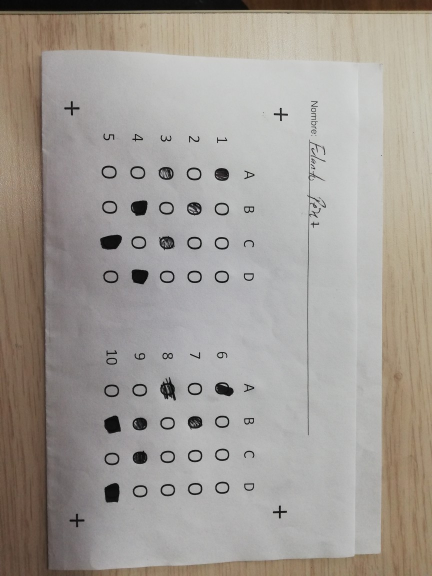
#> input picture 1.jpg, 864 x 1152 px (shown at 1/2 size)
$ python 'parcial (copia).py'
#> lines starting #> are read from the running program, lines starting #| are printed output that depends on the picture; after the words box and inside, x2 and y2 are one past the last pixel; in counts of white or black regions, pixels touching at a corner belong together
### image_transformer.py
from util import *
import numpy as np
import cv2

# Usage:
#     Change main function with ideal arguments
#     Then
#     from image_tranformer import ImageTransformer
#
# Parameters:
#     image_path: the path of image that you want rotated
#     shape     : the ideal shape of input image, None for original size.
#     theta     : rotation around the x axis
#     phi       : rotation around the y axis
#     gamma     : rotation around the z axis (basically a 2D rotation)
#     dx        : translation along the x axis
#     dy        : translation along the y axis
#     dz        : translation along the z axis (distance to the image)
#
# Output:
#     image     : the rotated image
#
# Reference:
#     1.        : http://stackoverflow.com/questions/17087446/how-to-calculate-perspective-transform-for-opencv-from-rotation-angles
#     2.        : http://jepsonsblog.blogspot.tw/2012/11/rotation-in-3d-using-opencvs.html


class ImageTransformer(object):
    """ Perspective transformation class for image
        with shape (height, width, #channels) """

    def __init__(self, image, shape):
        self.image = image
        self.height = self.image.shape[0]
        self.width = self.image.shape[1]
        self.num_channels = self.image.shape[2]


    """ Wrapper of Rotating a Image """
    def rotate_along_axis(self, theta=0, phi=0, gamma=0, dx=0, dy=0, dz=0,gray = 0):

        # Get radius of rotation along 3 axes
        rtheta, rphi, rgamma = get_rad(theta, phi, gamma)

        # Get ideal focal length on z axis
        # NOTE: Change this section to other axis if needed
        d = np.sqrt(self.height**2 + self.width**2)
        self.focal = d / (2 * np.sin(rgamma) if np.sin(rgamma) != 0 else 1)
        dz = self.focal

        # Get projection matrix
        mat = self.get_M(rtheta, rphi, rgamma, dx, dy, dz)

        rotated_img = cv2.warpPerspective(self.image.copy(), mat, (self.width, self.height))
        if gray == 1:
            rotated_img = cv2.cvtColor(rotated_img, cv2.COLOR_BGR2GRAY)
        return rotated_img


    """ Get Perspective Projection Matrix """
    # [44 lines left out: function get_M, not called in this run]

### parcial (copia).py
import cv2
import numpy as np
import matplotlib.pyplot as plt
import argparse
import imutils
from scipy.spatial.distance import euclidean
from image_transformer import ImageTransformer

def find_puntos(img):
    plt.figure(1)
    plt.imshow(img, cmap = 'gray')
    plt.title('Input Image'), plt.xticks([]), plt.yticks([])
    plt.draw()

    hsv = cv2.cvtColor(img, cv2.COLOR_BGR2HSV)
    lower = np.array([0,0,50])
    upper = np.array([180,25,255])
    mask = cv2.inRange(hsv, lower, upper)
    res = cv2.bitwise_and(img,img, mask= mask)
    img = res
    plt.figure(2)
    plt.imshow(res,cmap='gray')
    plt.draw()

    img = cv2.cvtColor(img, cv2.COLOR_HSV2RGB)
    img = cv2.cvtColor(img, cv2.COLOR_RGB2GRAY)
    kernel = np.ones((3, 3), np.uint8)
    img = cv2.erode(img, kernel, iterations=15)
    img = cv2.dilate(img, kernel, iterations=30)
    img = cv2.erode(img, kernel, iterations=20)
    _,img = cv2.threshold(img,10,255,cv2.THRESH_BINARY)

    plt.figure(3)
    plt.imshow(img,cmap='gray')
    plt.draw()

    cnts = cv2.findContours(img.copy(), cv2.RETR_TREE, cv2.CHAIN_APPROX_SIMPLE)
    cnts = imutils.grab_contours(cnts)
    cnts = sorted(cnts, key = cv2.contourArea, reverse = True)[:10]
    screenCnt = None
    for c in cnts:
        # approximate the contour
        peri = cv2.arcLength(c, True)
        approx = cv2.approxPolyDP(c, 0.015 * peri, True)
        # if our approximated contour has four points, then we can assume that we have found our screen
        if len(approx) == 4:
            screenCnt = approx
            break

    puntos = []
    for x in screenCnt:
        a = x[0]
        a = [a[0], a[1]]
        puntos.append(a)
    #print(puntos)
    return screenCnt,puntos

# [5 lines left out: function click_and_crop, not called in this run]

contador = 0
puntos = []

# [11 lines left out: function click_puntos, not called in this run]

def tralacion(img,puntos):
    pts1 = np.float32(puntos)
    max = 600
    pts2 = np.float32([[0, 0], [max, 0], [max, max], [0, max]])
    M = cv2.getPerspectiveTransform(pts1, pts2)
    dst = cv2.warpPerspective(img, M, (max, max))
    imgBuilding2 = img.copy()
    cv2.circle(imgBuilding2, (pts1[0][0], pts1[0][1]), 5, 255, -1)
    cv2.circle(imgBuilding2, (pts1[1][0], pts1[1][1]), 5, 255, -1)
    cv2.circle(imgBuilding2, (pts1[2][0], pts1[2][1]), 5, 255, -1)
    cv2.circle(imgBuilding2, (pts1[3][0], pts1[3][1]), 5, 255, -1)
    return imgBuilding2,dst

# [54 lines left out: functions match, marcado, not called in this run]


if __name__ == "__main__":
    #img_original = cv2.imread('7.jpeg')
    img_original = cv2.imread('1.jpg')
#> img_original is the input picture: shape (1152, 864, 3); mean B, G, R 149.9, 156.1, 161.6
    img_a = cv2.imread('A.png',0)
    img_x = cv2.imread('Cruz.jpg',0)
    img = img_original
    try:
        screenCnt, puntos = find_puntos(img)
#> in find_puntos, `hsv = cv2.cvtColor(img, cv2.COLOR_BGR2HSV)`: hsv: shape (1152, 864, 3); mean H, S, V 52.7, 23.5, 162.2
#> in find_puntos, `mask = cv2.inRange(hsv, lower, upper)`:
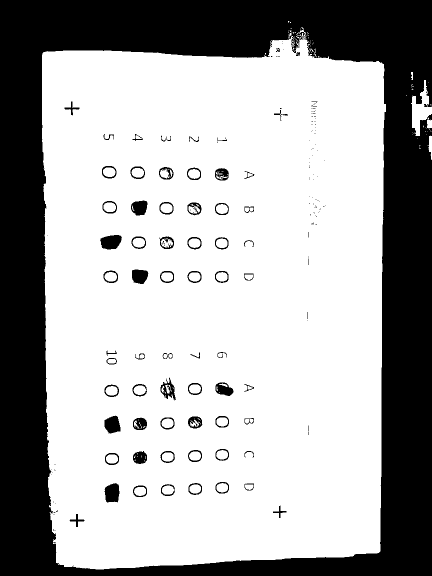
#> mask: shape (1152, 864) (shown at 1/2 size); 67.4% white; 184 black regions (118 under 20 px), largest, box (x1, y1, x2, y2) and area: (0, 0, 864, 1152) 308389, (200, 470, 244, 499) 970, (209, 966, 239, 1005) 944
#> in find_puntos, `res = cv2.bitwise_and(img,img, mask= mask)`:
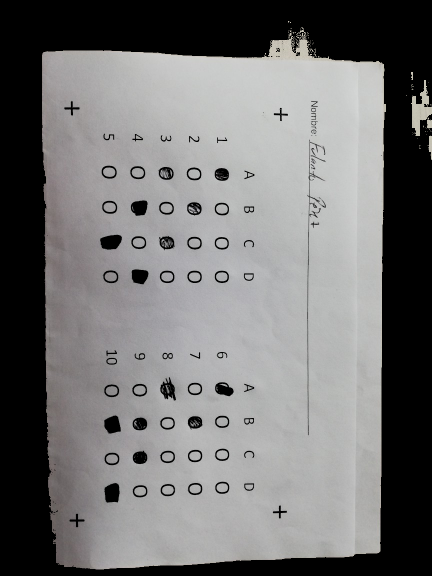
#> res: shape (1152, 864, 3) (shown at 1/2 size); mean B, G, R 115.3, 115.3, 115.8
#> in find_puntos, `img = cv2.cvtColor(img, cv2.COLOR_HSV2RGB)`:
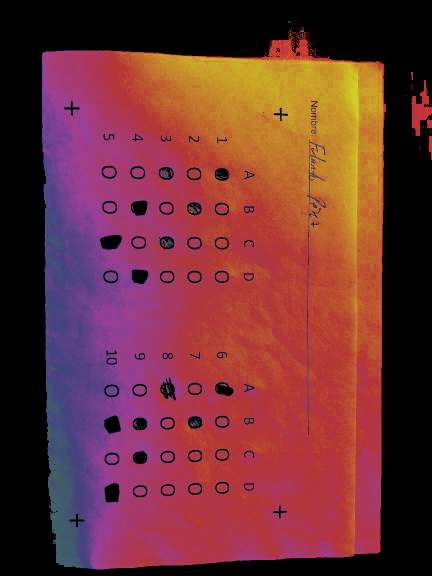
#> img: shape (1152, 864, 3) (shown at 1/2 size); mean R, G, B 111.6, 50.5, 53.6
#> in find_puntos, `img = cv2.erode(img, kernel, iterations=20)`:
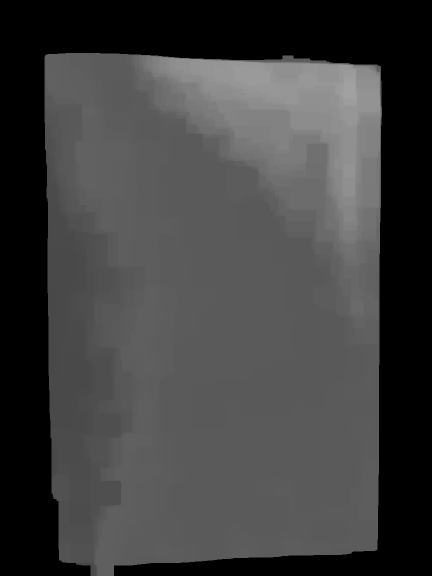
#> img: shape (1152, 864) (shown at 1/2 size); min 0, max 161, mean 64.1
#> in find_puntos, `_,img = cv2.threshold(img,10,255,cv2.THRESH_BINARY)`:
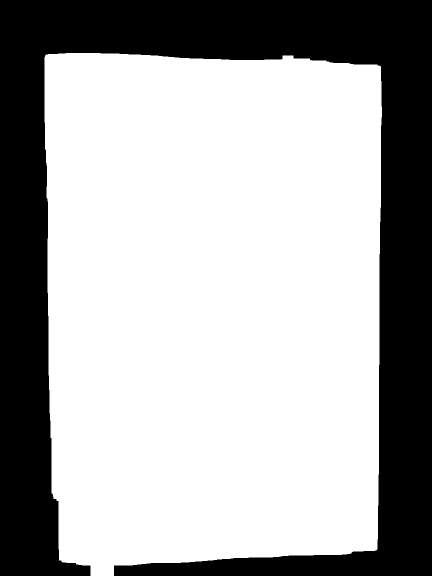
#> img: shape (1152, 864) (shown at 1/2 size); 66.7% white; 1 black region
#> in find_puntos, `cnts = cv2.findContours(img.copy(), cv2.RETR_TREE, cv2.CHAIN_APPROX_SI..`: cnts = 1 contour; box (x1, y1, x2, y2) and area: (89, 106, 764, 1152) 662580
#> the loop in find_puntos, `for c in cnts:` made 1 pass
#> (peri, screenCnt) on pass 1: (3396.1, [[92, 109], [118, 1120], [752, 1100], [761, 133]])
#> the loop in find_puntos, `for x in screenCnt:` made 4 passes
#> a on passes 1 to 4: [92, 109], [118, 1120], [752, 1100], [761, 133]
#> after the loop in find_puntos, `for x in screenCnt:`: puntos = [[92, 109], [118, 1120], [752, 1100], [761, 133]]
#> screenCnt = [[92, 109], [118, 1120], [752, 1100], [761, 133]]; puntos = [[92, 109], [118, 1120], [752, 1100], [761, 133]]
        cv2.drawContours(img, [screenCnt], -1, (0, 255, 0), 3)
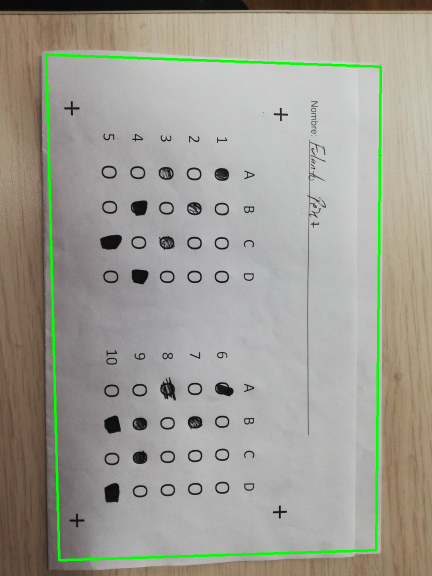
#> img: shape (1152, 864, 3) (shown at 1/2 size); 1.65% of pixels changed, all inside (x1, y1, x2, y2) = (90, 107, 764, 1123)
        plt.figure(4)
        plt.imshow(img, cmap='gray')
        plt.draw()
    except:
        puntos = click_puntos(img)

    puntos = list(reversed(puntos))
#> puntos = [[761, 133], [752, 1100], [118, 1120], [92, 109]]
    #print(puntos)

    img_antes,img = tralacion(img_original,puntos)
#> in tralacion, `M = cv2.getPerspectiveTransform(pts1, pts2)`: M = [[-0.02, 0.556, -58.79], [-0.886, -0.00825, 675.6], [-6.41e-05, -5.01e-05, 1]]
#> in tralacion, `dst = cv2.warpPerspective(img, M, (max, max))`:
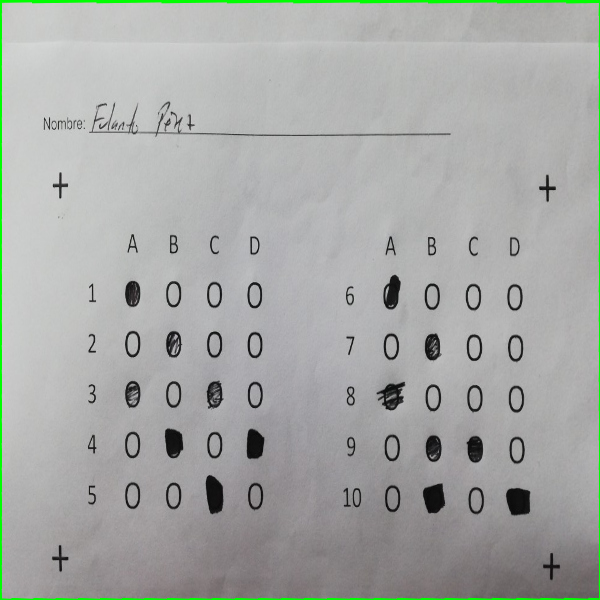
#> dst: shape (600, 600, 3); mean B, G, R 166.5, 169.5, 166.7
#> in tralacion, `cv2.circle(imgBuilding2, (pts1[0][0], pts1[0][1]), 5, 255, -1)`: imgBuilding2: shape (1152, 864, 3); 0.01% of pixels changed, all inside (x1, y1, x2, y2) = (756, 128, 767, 139)
#> in tralacion, `cv2.circle(imgBuilding2, (pts1[1][0], pts1[1][1]), 5, 255, -1)`: imgBuilding2: shape (1152, 864, 3); mean B, G, R 147.3, 157.5, 158.8
#> in tralacion, `cv2.circle(imgBuilding2, (pts1[2][0], pts1[2][1]), 5, 255, -1)`: imgBuilding2: shape (1152, 864, 3); mean B, G, R 147.3, 157.5, 158.8
#> in tralacion, `cv2.circle(imgBuilding2, (pts1[3][0], pts1[3][1]), 5, 255, -1)`: imgBuilding2: shape (1152, 864, 3); mean B, G, R 147.3, 157.5, 158.8
    plt.figure(5)
    plt.subplot(121)
    plt.imshow(img_antes, cmap='gray')
    plt.title('Original'), plt.xticks([]), plt.yticks([])
    plt.subplot(122)
    plt.imshow(img, cmap='gray')
    plt.title('Projective'), plt.xticks([]), plt.yticks([])
    plt.draw()
    it = ImageTransformer(img, None)
    for grado in range(0,360,90):
#> (the run stopped early here; a loop or call above may not have finished)

$ run again, with 2.jpg copied over 1.jpg
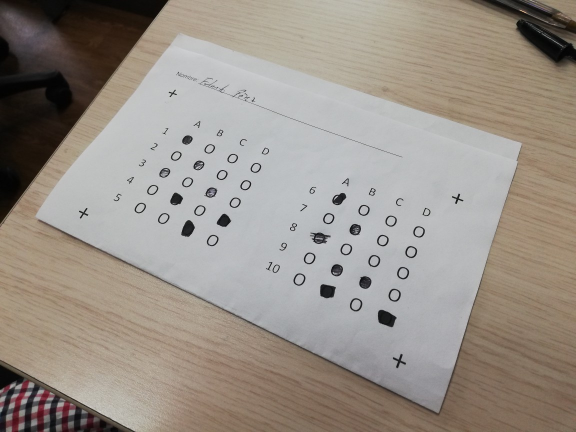
#> input picture 2.jpg, 1152 x 864 px (shown at 1/2 size)
#> img_original is the input picture: shape (864, 1152, 3); mean B, G, R 137, 145.5, 153.5
#> hsv: shape (864, 1152, 3); mean H, S, V 54.1, 40, 155.1
#> in find_puntos, `mask = cv2.inRange(hsv, lower, upper)`:
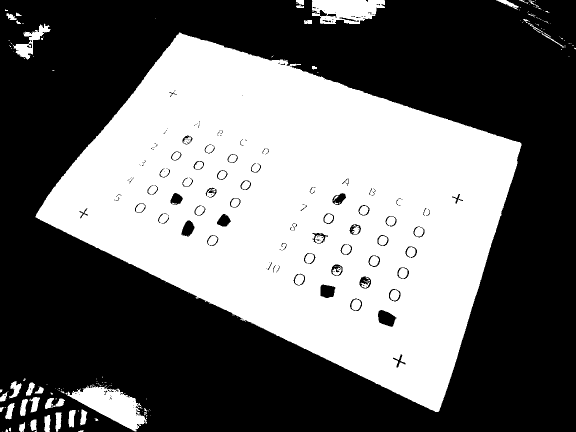
#> mask: shape (864, 1152) (shown at 1/2 size); 42.6% white; 196 white regions (147 under 20 px), largest, box (x1, y1, x2, y2) and area: (71, 65, 1043, 824) 402218, (132, 770, 294, 863) 6749, (624, 0, 770, 48) 5179
#> cnts = 3 contours; box (x1, y1, x2, y2) and area: (89, 78, 1030, 809) 393792, (173, 781, 267, 843) 2792, (637, 0, 727, 27) 1908
#> the loop in find_puntos, `for c in cnts:` made 1 pass
#> (peri, screenCnt) on pass 1: (2781.7, [[357, 78], [89, 436], [876, 808], [1029, 288]])
#> the loop in find_puntos, `for x in screenCnt:` made 4 passes
#> a on passes 1 to 4: [357, 78], [89, 436], [876, 808], [1029, 288]
#> after the loop in find_puntos, `for x in screenCnt:`: puntos = [[357, 78], [89, 436], [876, 808], [1029, 288]]
#> `puntos = list(reversed(puntos))`: puntos = [[1029, 288], [876, 808], [89, 436], [357, 78]]
#> M = [[-0.573, 1.83, 61.5], [-0.903, -0.266, 1005.6], [0.000123, 0.000776, 1]]
#> in tralacion, `dst = cv2.warpPerspective(img, M, (max, max))`:
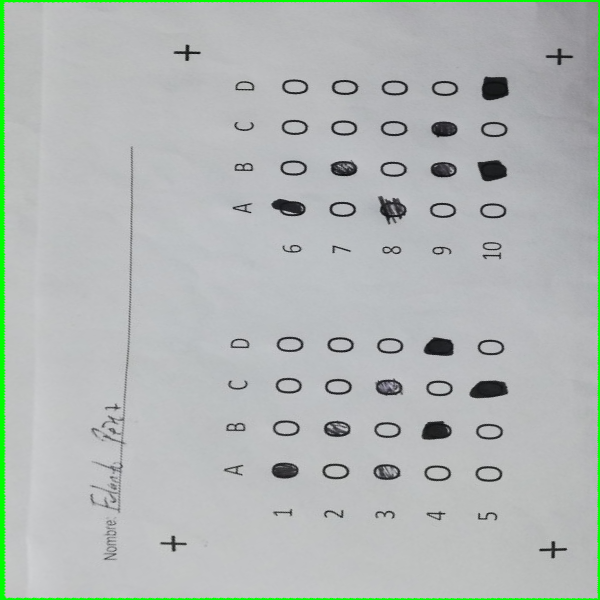
#> dst: shape (600, 600, 3); mean B, G, R 181.7, 184.2, 178.2

$ run again, with 3.jpg copied over 1.jpg
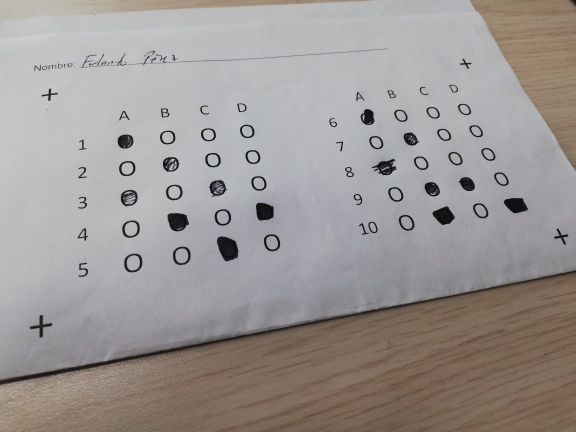
#> input picture 3.jpg, 1152 x 864 px (shown at 1/2 size)
#> img_original is the input picture: shape (864, 1152, 3); mean B, G, R 149.2, 151.3, 156.6
#> hsv: shape (864, 1152, 3); mean H, S, V 83.5, 25.5, 159.3
#> in find_puntos, `mask = cv2.inRange(hsv, lower, upper)`:
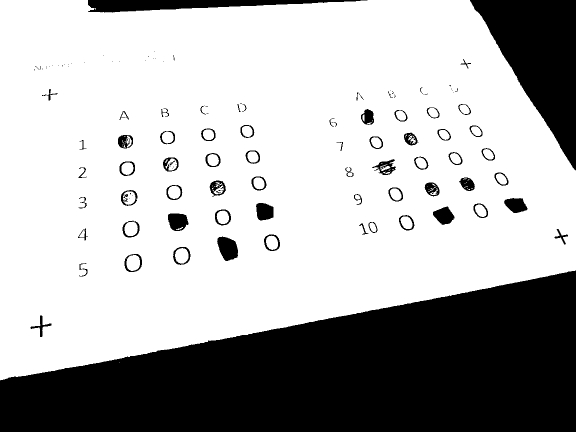
#> mask: shape (864, 1152) (shown at 1/2 size); 69.3% white; 130 black regions (62 under 20 px), largest, box (x1, y1, x2, y2) and area: (0, 541, 1152, 864) 243505, (940, 0, 1152, 341) 36667, (176, 0, 735, 25) 7544
#> in find_puntos, `_,img = cv2.threshold(img,10,255,cv2.THRESH_BINARY)`:
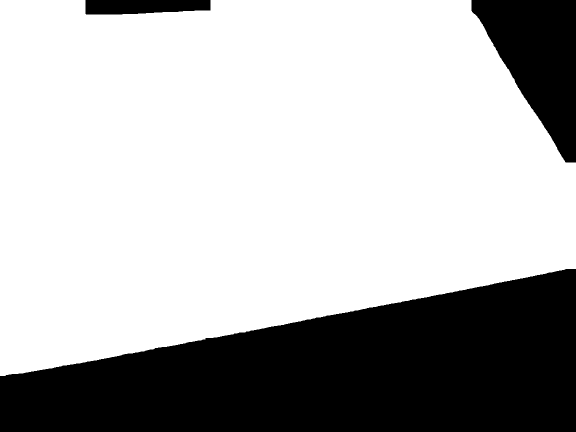
#> img: shape (864, 1152) (shown at 1/2 size); 70.3% white; 3 black regions
#> cnts = 1 contour; box (x1, y1, x2, y2) and area: (0, 0, 1152, 752) 697714
#> the loop in find_puntos, `for c in cnts:` made 1 pass
#> peri on pass 1: 3623

$ run again, with 4.jpg copied over 1.jpg
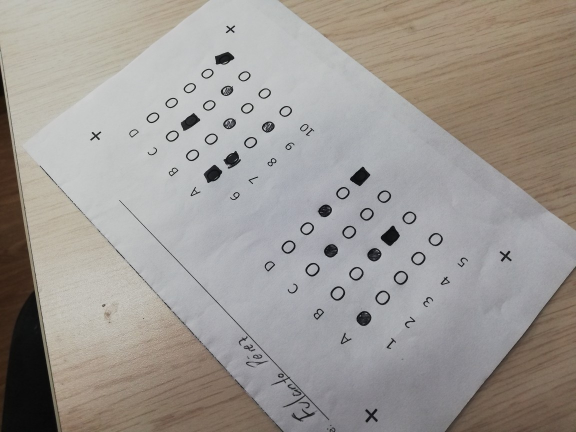
#> input picture 4.jpg, 1152 x 864 px (shown at 1/2 size)
#> img_original is the input picture: shape (864, 1152, 3); mean B, G, R 147.8, 152.5, 157.4
#> hsv: shape (864, 1152, 3); mean H, S, V 68.6, 27.7, 160
#> mask: shape (864, 1152); 64.7% white; 401 black regions (318 under 20 px), largest, box (x1, y1, x2, y2) and area: (0, 78, 567, 864) 141062, (559, 0, 1152, 461) 138263, (890, 535, 1152, 864) 43396
#> in find_puntos, `_,img = cv2.threshold(img,10,255,cv2.THRESH_BINARY)`:
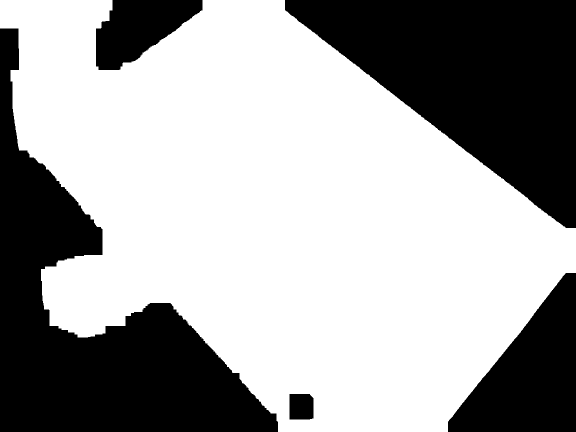
#> img: shape (864, 1152) (shown at 1/2 size); 63.2% white; 5 black regions
#> cnts = 2 contours; box (x1, y1, x2, y2) and area: (0, 0, 1152, 864) 629570, (578, 787, 628, 840) 2496
#> the loop in find_puntos, `for c in cnts:` made 2 passes
#> peri on passes 1 to 2: 4221.4, 194.4
